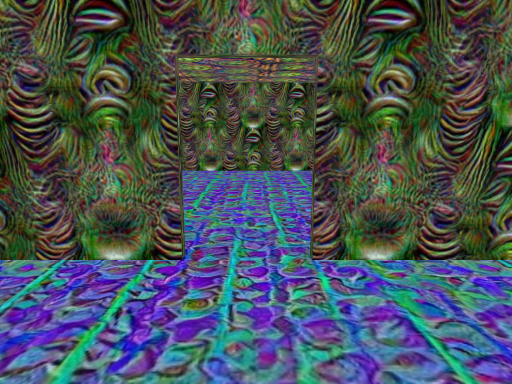
view 1 (above)

16 first-person views from a walk through a Unity game level. The camera is 1.5 m above the floor, tilts 10° down and sees 70° across. The floor is counted in squares, 1 m on a side. Each view is taken from the middle of a square. On the plan, view 1 faces up. The plan holds only what a view shows up to about 16 squares ahead; the rest is blank. The place goes on beyond the plan. The player character is not drawn.

view 2
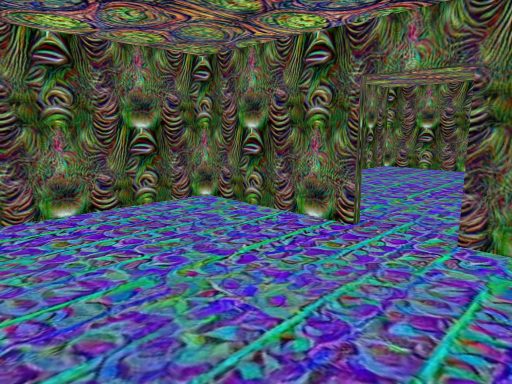

view 3
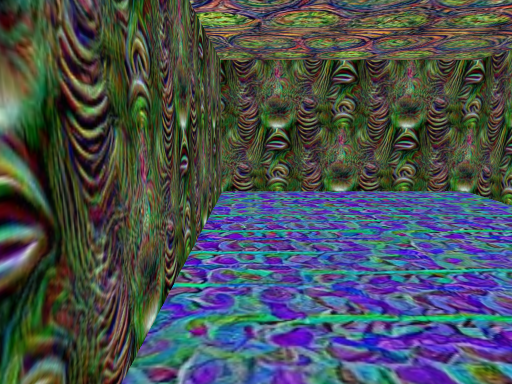

view 4
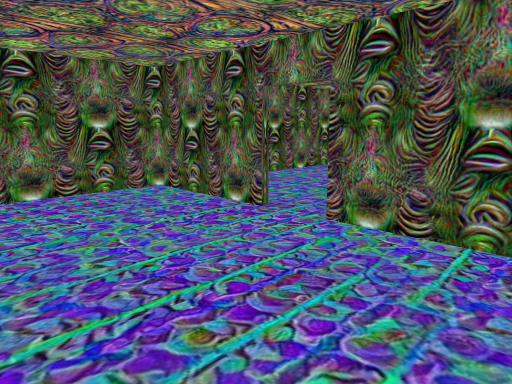

view 5
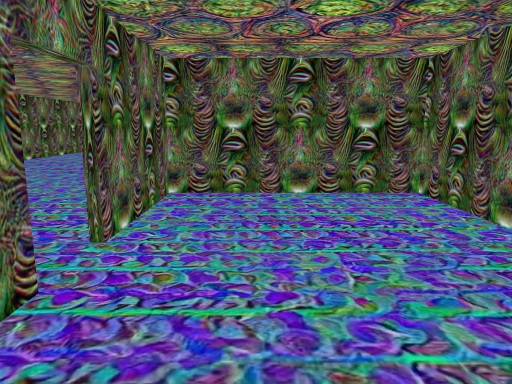

view 6
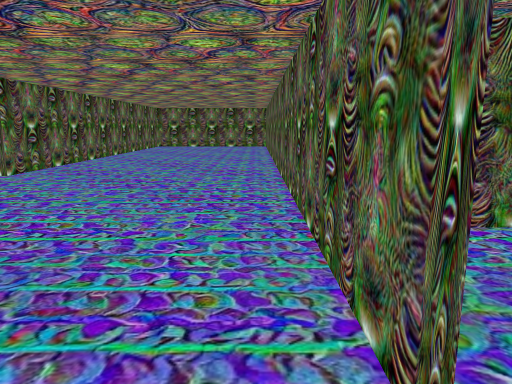

view 7
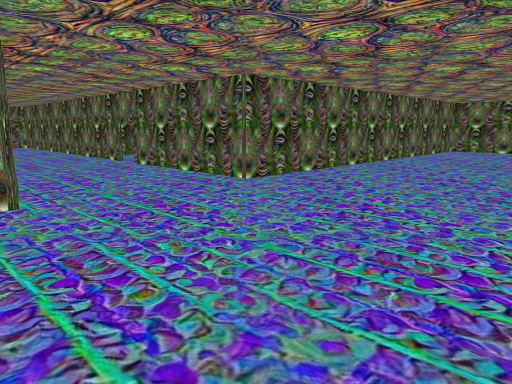

view 8
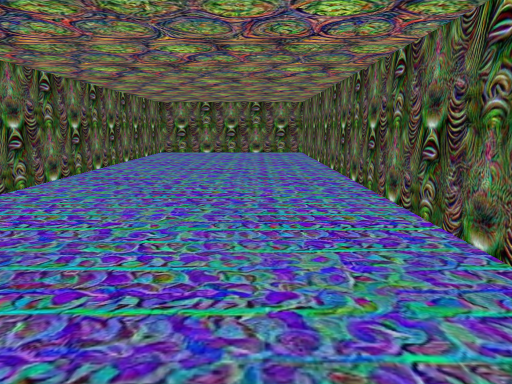

view 9
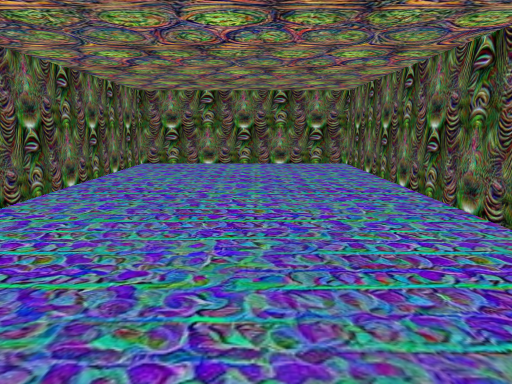

view 10
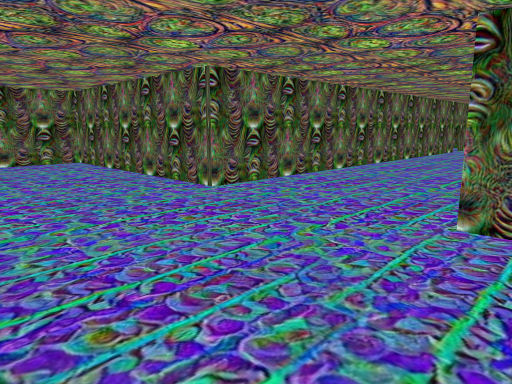

view 11
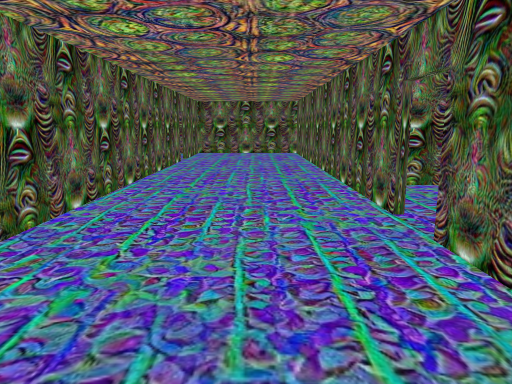

view 12
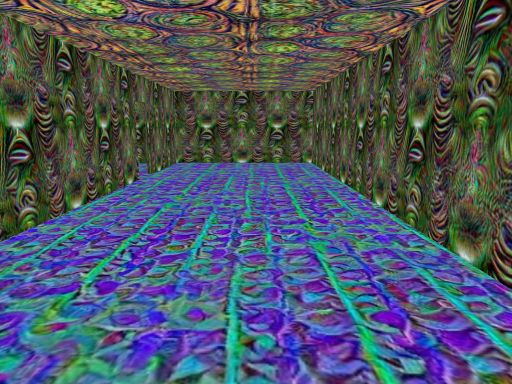

view 13
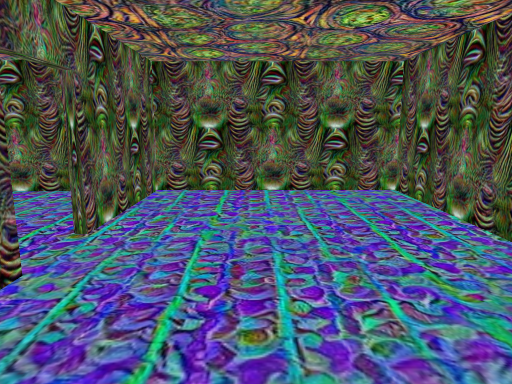

view 14
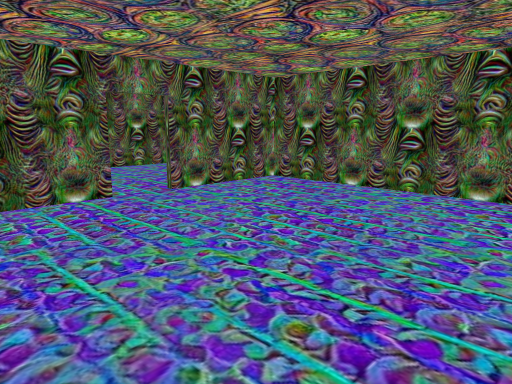

view 15
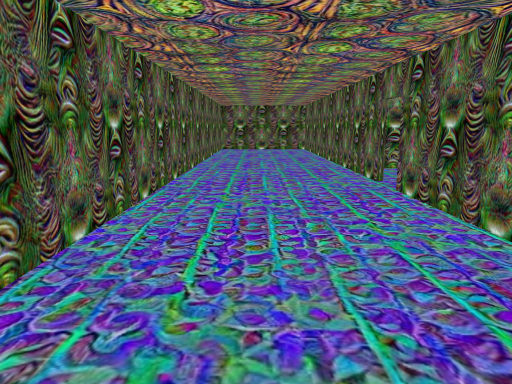

view 16
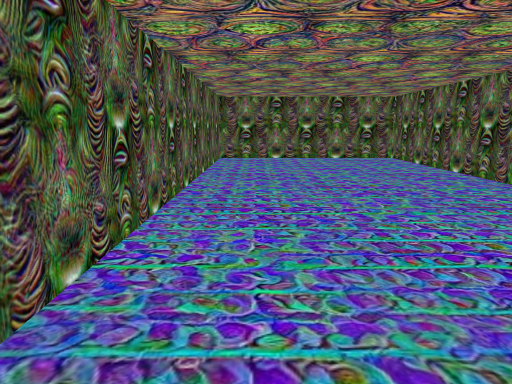

### Floor plan
Points are (right, up) in squares from view 1. A wall is a line through its corners. A room is listed if a view was taken in it or the views show most of it. See-through windows are left out.
Room 1 (views 1, 2, 3, 4, 5)
walls: (-0.8, 4) (-4.6, 4); (-4.6, 3.9) (-4.6, -1.8) (4.4, -1.8) (4.4, 4) (0.6, 4)
ways out: opening at (0, 4) to room 2
Room 2 (views 6, 7, 8, 9, 10, 11, 12, 13, 14, 15, 16)
walls: (10.4, 21.2) (10.4, 36.8) (4.6, 36.8) (4.6, 33); (0.6, 4.2) (28.4, 4.2) (28.4, 12.8) (10.4, 12.8) (10.4, 19.8); (-4.6, 4.2) (-0.8, 4.2); (4.6, 31.6) (4.6, 12.8) (-4.6, 12.8) (-4.6, 3.9)
ways out: opening at (0, 4) to room 1; opening at (4, 32.5)

Where each view was taken, in squares from view 1:
view 1: 0 up, 0 right, facing up
view 2: 1 down, 2 right, facing up-left
view 3: 1 down, 4 right, facing left
view 4: 1 down, 4 right, facing up-left
view 5: 2 up, 4 left, facing right
view 6: 5 up, 1 left, facing right
view 7: 5 up, 3 right, facing up-right
view 8: 7 up, 6 right, facing right
view 9: 8 up, 13 right, facing right
view 10: 7 up, 12 right, facing up-left
view 11: 15 up, 8 right, facing up
view 12: 21 up, 8 right, facing up
view 13: 28 up, 7 right, facing up
view 14: 12 up, 4 right, facing down-left
view 15: 11 up, 7 right, facing up
view 16: 11 up, 10 right, facing right
